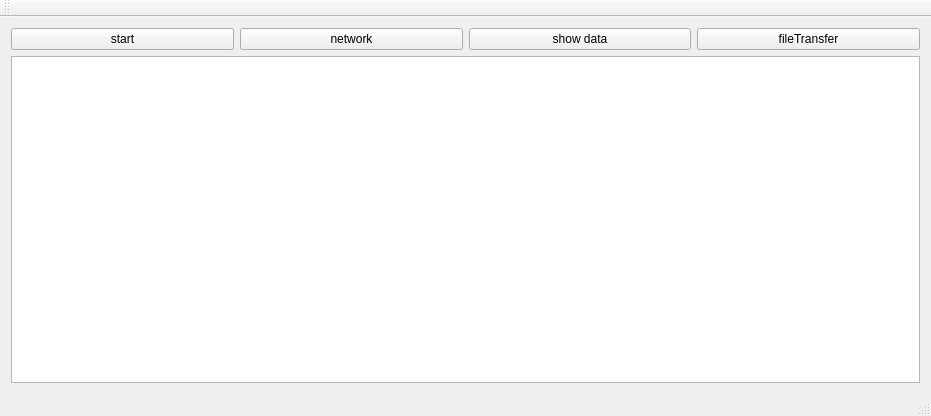
<?xml version="1.0" encoding="UTF-8"?>
<ui version="4.0">
 <class>MainWindow</class>
 <widget class="QMainWindow" name="MainWindow">
  <property name="geometry">
   <rect>
    <x>0</x>
    <y>0</y>
    <width>931</width>
    <height>416</height>
   </rect>
  </property>
  <property name="windowTitle">
   <string>control panel</string>
  </property>
  <widget class="QWidget" name="centralWidget">
   <layout class="QVBoxLayout" name="verticalLayout">
    <item>
     <layout class="QHBoxLayout" name="horizontalLayout">
      <item>
       <widget class="QPushButton" name="pushButton">
        <property name="text">
         <string>start</string>
        </property>
       </widget>
      </item>
      <item>
       <widget class="QPushButton" name="pushButton_2">
        <property name="text">
         <string>network</string>
        </property>
       </widget>
      </item>
      <item>
       <widget class="QPushButton" name="pushButton_3">
        <property name="text">
         <string>show data</string>
        </property>
       </widget>
      </item>
      <item>
       <widget class="QPushButton" name="pushButton_4">
        <property name="text">
         <string>fileTransfer</string>
        </property>
       </widget>
      </item>
     </layout>
    </item>
    <item>
     <widget class="QTextEdit" name="textEdit"/>
    </item>
   </layout>
  </widget>
  <widget class="QMenuBar" name="menuBar">
   <property name="geometry">
    <rect>
     <x>0</x>
     <y>0</y>
     <width>931</width>
     <height>25</height>
    </rect>
   </property>
  </widget>
  <widget class="QToolBar" name="mainToolBar">
   <attribute name="toolBarArea">
    <enum>TopToolBarArea</enum>
   </attribute>
   <attribute name="toolBarBreak">
    <bool>false</bool>
   </attribute>
  </widget>
  <widget class="QStatusBar" name="statusBar"/>
 </widget>
 <layoutdefault spacing="6" margin="11"/>
 <resources/>
 <connections/>
</ui>
